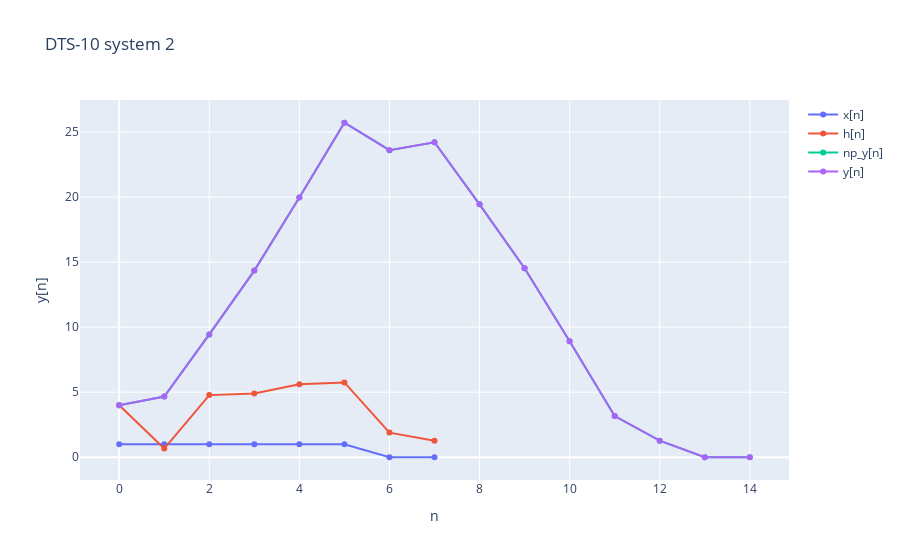

Notebook code cell kept with this figure:
### Markdown cell above
### 2. h[n] = DTS-10_2's y[n]

### Code cell
x = [1, 1, 1, 1, 1, 1, 0, 0]
h = DTS_10_2(x)
# My convolution function
y = convolution(x,h)
# Numpy convolution function
np_y = np.convolve(x,h)


fig = go.Figure()
fig.add_trace(go.Scatter(x=np.arange(len(x)), y=x, name='x[n]'))
fig.add_trace(go.Scatter(x=np.arange(len(h)), y=h, name='h[n]'))
fig.add_trace(go.Scatter(x=np.arange(len(y)), y=np_y, name='np_y[n]'))
fig.add_trace(go.Scatter(x=np.arange(len(y)), y=y, name='y[n]'))
fig.update_layout(title='DTS-10 system 2', xaxis_title='n', yaxis_title='y[n]')
fig.show()
y = np.array(y)
print('DTS-10 system 2 : ', y.round(5))

### Figure 1 — Plotly figure (JSON) as saved in the notebook; plotly's stock layout.template omitted (floating-point values rounded to 4 significant figures)
{"data": [{"name": "x[n]", "type": "scatter", "x": [0, 1, 2, 3, 4, 5, 6, 7], "y": [1, 1, 1, 1, 1, 1, 0, 0]}, {"name": "h[n]", "type": "scatter", "x": [0, 1, 2, 3, 4, 5, 6, 7], "y": [4, 0.6667, 4.778, 4.907, 5.614, 5.754, 1.895, 1.275]}, {"name": "np_y[n]", "type": "scatter", "x": [0, 1, 2, 3, 4, 5, 6, 7, 8, 9, 10, 11, 12, 13, 14], "y": [4, 4.667, 9.444, 14.35, 19.97, 25.72, 23.61, 24.22, 19.44, 14.54, 8.923, 3.169, 1.275, 0, 0]}, {"name": "y[n]", "type": "scatter", "x": [0, 1, 2, 3, 4, 5, 6, 7, 8, 9, 10, 11, 12, 13, 14], "y": [4, 4.667, 9.444, 14.35, 19.97, 25.72, 23.61, 24.22, 19.44, 14.54, 8.923, 3.169, 1.275, 0, 0]}], "layout": {"title": {"text": "DTS-10 system 2"}, "xaxis": {"title": {"text": "n"}}, "yaxis": {"title": {"text": "y[n]"}}}}
